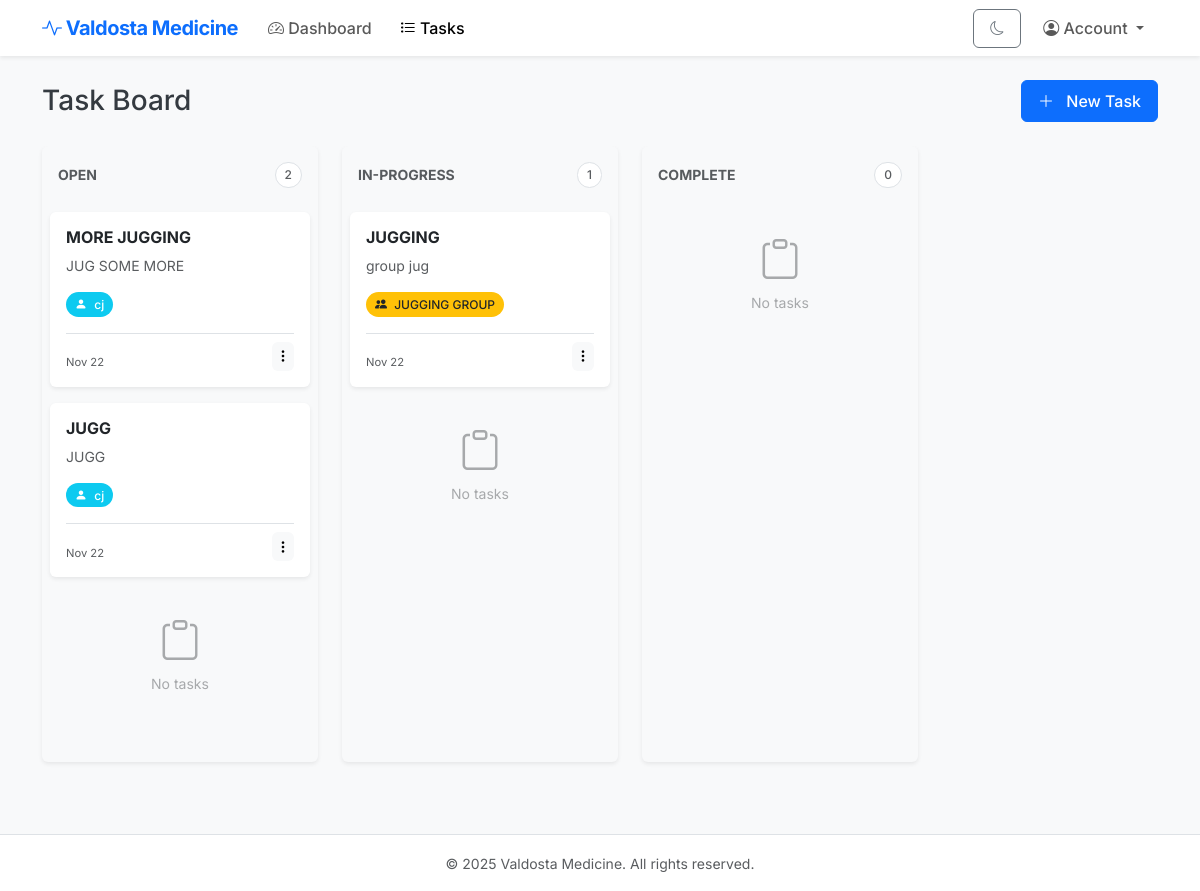
/tasks (signed in), run on the app's committed database.
### models.py (models this page shows, shortened)
class TaskStatus(db.Model):
    __tablename__ = "task_statuses"
    id = db.Column(db.Integer, primary_key=True)
    label = db.Column(db.String(50), unique=True, nullable=False)
    is_default = db.Column(db.Boolean, default=False)
    tasks = db.relationship("Task", back_populates="status")

class Task(db.Model):
    __tablename__ = "tasks"
    id = db.Column(db.Integer, primary_key=True)
    title = db.Column(db.String(200), nullable=False)
    description = db.Column(db.Text)
    status_id = db.Column(db.Integer, db.ForeignKey("task_statuses.id"))
    assigned_user_id = db.Column(db.Integer, db.ForeignKey("users.id"), nullable=True)
    assigned_group_id = db.Column(db.Integer, db.ForeignKey("groups.id"), nullable=True)
    created_by_user_id = db.Column(db.Integer, db.ForeignKey("users.id"), nullable=False)
    created_at = db.Column(db.DateTime)
    completed_at = db.Column(db.DateTime, nullable=True)
    status = db.relationship("TaskStatus", back_populates="tasks")
    assignee = db.relationship("User", foreign_keys=[assigned_user_id])
    assigned_group = db.relationship("Group", back_populates="tasks")
    creator = db.relationship("User", back_populates="created_tasks", foreign_keys=[created_by_user_id])
    comments = db.relationship("TaskComment", back_populates="task", order_by="TaskComment.created_at", cascade="all, delete-orphan")

class User(db.Model):
    __tablename__ = "users"
    id = db.Column(db.Integer, primary_key=True)
    username = db.Column(db.String(64), unique=True, nullable=False)
    password_hash = db.Column(db.String(255), nullable=False)
    is_active = db.Column(db.Boolean, default=True)
    employee = db.relationship("Employee", back_populates="user", uselist=False)
    groups = db.relationship("Group", secondary="user_groups", back_populates="users")
    created_tasks = db.relationship("Task", back_populates="creator", foreign_keys="Task.created_by_user_id")
    def is_admin(self):
        return any(g.is_admin_group for g in self.groups)

class Group(db.Model):
    __tablename__ = "groups"
    id = db.Column(db.Integer, primary_key=True)
    name = db.Column(db.String(100), unique=True, nullable=False)
    description = db.Column(db.Text)
    is_admin_group = db.Column(db.Boolean, default=False)
    users = db.relationship("User", secondary="user_groups", back_populates="groups")
    tasks = db.relationship("Task", back_populates="assigned_group")

### app.py (the view)
    @app.route("/tasks")
    @login_required
    def tasks():
        tasks = Task.query.order_by(Task.created_at.desc()).all()
        users = User.query.all()
        groups = Group.query.all()
        statuses = TaskStatus.query.all()
        return render_template(
            "tasks.html",
            tasks=tasks,
            users=users,
            groups=groups,
            statuses=statuses
        )

### templates/tasks.html (shortened to what this page needs)
{% extends "base.html" %}
{% block content %}
<div class="d-flex justify-content-between align-items-center mb-4">
    <h2 class="h3 mb-0">Task Board</h2>
    <button class="btn btn-primary" data-bs-toggle="modal" data-bs-target="#newTaskModal">
        <i class="bi bi-plus-lg me-2"></i> New Task
    </button>
</div>
<div class="row flex-nowrap overflow-auto pb-4" style="min-height: 80vh;">
  {% for status in statuses %}
  <div class="col-md-4 col-lg-3" style="min-width: 300px;">
    <div class="card h-100 shadow-sm bg-light border-0">
      <div class="card-header bg-transparent border-0 pt-3 pb-2 d-flex justify-content-between align-items-center">
        <h6 class="card-title mb-0 text-uppercase text-muted fw-bold small tracking-wide">{{ status.label }}</h6>
        <span class="badge bg-white text-muted border rounded-pill">
            {% set count = namespace(value=0) %}
            {% for t in tasks if t.status_id == status.id %}{% set count.value = count.value + 1 %}{% endfor %}
            {{ count.value }}
        </span>
      </div>
      <div class="card-body overflow-auto px-2 kanban-drop-zone"
           data-status-id="{{ status.id }}"
           style="max-height: calc(100vh - 250px); min-height: 200px;">
        {% for t in tasks %}
        {% if t.status_id == status.id %}
        <div class="card mb-3 shadow-sm border-0 task-card draggable-task"
             draggable="true"
             data-task-id="{{ t.id }}"
             data-current-status="{{ status.id }}">
          <div class="card-body p-3">
            <div class="d-flex justify-content-between mb-2">
                <h6 class="card-title mb-0 fw-bold text-truncate" title="{{ t.title }}">{{ t.title }}</h6>
            </div>
            <p class="card-text text-muted small mb-3 text-truncate-3" style="min-height: 1.5em;">
                {{ t.description or 'No description' }}
            </p>
            <div class="d-flex flex-wrap gap-1 mb-3">
                {% if t.assignee %}
                  <span class="badge rounded-pill bg-info text-white" title="Assignee">
                      <i class="bi bi-person-fill me-1"></i> {{ t.assignee.username }}
                  </span>
                {% endif %}
                {% if t.assigned_group %}
                  <span class="badge rounded-pill bg-warning text-dark" title="Group">
                      <i class="bi bi-people-fill me-1"></i> {{ t.assigned_group.name }}
                  </span>
                {% endif %}
            </div>
            <div class="d-flex justify-content-between align-items-end border-top pt-2 mt-2">
                <small class="text-muted" style="font-size: 0.7rem;">
                    {{ t.created_at.strftime('%b %d') if t.created_at else '' }}
                </small>
                <div class="dropdown">
                    <button class="btn btn-sm btn-light border-0 p-1" type="button" data-bs-toggle="dropdown">
                        <i class="bi bi-three-dots-vertical"></i>
                    </button>
                </div>
            </div>
          </div>
        </div>
        {% endif %}
        {% endfor %}
        {% set has_tasks = false %}
        {% for t in tasks if t.status_id == status.id %}{% set has_tasks = true %}{% endfor %}
        {% if not has_tasks %}
            <div class="text-center py-4 text-muted opacity-50">
                <i class="bi bi-clipboard display-6"></i>
                <p class="small mt-2">No tasks</p>
            </div>
        {% endif %}
      </div>
    </div>
  </div>
  {% endfor %}
</div>
{% endblock %}

### static/style.css (style rules this page uses)
body { font-family: 'Inter', sans-serif; background-color: #f8f9fa; color: #343a40; }
h1, h2, h3, h4, h5, h6 { font-weight: 600; color: #212529; }
.card { border: none; box-shadow: 0 0.125rem 0.25rem rgba(0, 0, 0, 0.075); transition: transform 0.2s ease-in-out, box-shadow 0.2s ease-in-out; }
.btn { border-radius: 0.375rem; font-weight: 500; padding: 0.5rem 1rem; }
.badge { font-weight: 500; padding: 0.5em 0.75em; }
body, .card, .navbar, .footer, .table, .modal-content, .form-control, .form-select, .dropdown-menu, .badge, .nav-link, .btn { transition: background-color .25s ease, color .25s ease, border-color .25s ease, box-shadow .25s ease; }

### templates/tasks.html (style rules this page uses)
.draggable-task { cursor: move; transition: opacity 0.2s ease; }

### data on the page
TaskStatus: label "OPEN", value "2", {{ status.id }} 1 (drawn)
Task: title "MORE JUGGING", description "JUG SOME MORE", assignee.username "cj", created_at "Nov 22"
Task: title "JUGG", description "JUGG", assignee.username "cj", created_at "Nov 22"
TaskStatus: label "IN-PROGRESS", value "1", {{ status.id }} 2 (drawn)
Task: title "JUGGING", description "group jug", assigned_group.name "JUGGING GROUP", created_at "Nov 22"
TaskStatus: label "COMPLETE", value "0"
